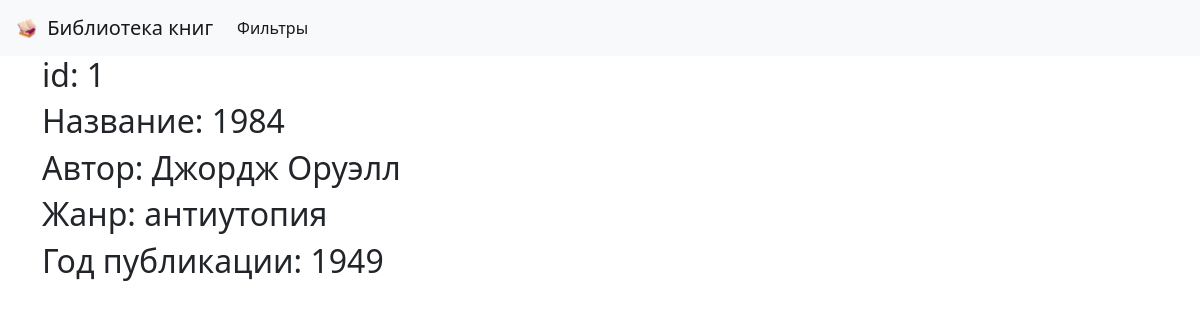
Screenshot of /book/1/ with the database file from the repository.
### book/models.py (models this page shows, shortened)
class Book(models.Model):
    class Status(models.TextChoices):
        DRAFT = 'DF', 'Черновик'
        PUBLISHED = 'PB', 'Опубликовано'
    title = models.CharField(
        verbose_name='Название',
        help_text='Название книги до 100 символов',
        max_length=100,
    )
    author = models.ForeignKey('Author', on_delete=models.PROTECT)
    year = models.DecimalField(
        verbose_name='Год издания',
        help_text='Год издания книги',
        max_digits=4,
        decimal_places=0,
        blank=False,
    )
    genre = models.CharField(
        verbose_name='Жанр',
        help_text='Жанр книги до 50 символов',
        max_length=50,
        blank=False,
    )
    cover = models.ImageField(
        upload_to='img/covers',
        default='/img/covers/no_photo.webp',
        verbose_name='Обложка',
    )
    publish = models.DateTimeField(
        verbose_name='Дата публикации',
        default=timezone.now,
    )
    created = models.DateTimeField(
        verbose_name='Дата создания',
        auto_now_add=True,
    )
    updated = models.DateTimeField(
        verbose_name='Дата изменения',
        auto_now=True,
    )
    status = models.CharField(
        verbose_name='Статус',
        max_length=2,
        choices=Status.choices,
        default=Status.DRAFT,
    )
    objects = models.Manager()
    published = PublishedManager()
    class Meta:
        ordering = ['id']
        verbose_name = 'книгу'
        verbose_name_plural = 'Книги'

class Author(models.Model):
    name = models.CharField(
        verbose_name='Имя',
        help_text='Максимальная длина имени 100 символов',
        max_length=100,
        db_index=True,
    )
    slug = models.SlugField(
        max_length=255,
        unique=True,
        db_index=True,
    )
    class Meta:
        verbose_name = 'автора'
        verbose_name_plural = 'Авторы'
    def __str__(self):
        return self.name

### book/views.py (the view)
# urls.py: path('book/<int:id>/', views.book, name='book'),
def book(request, id):
    try:
        book = Book.objects.get(pk=id)
        return render(request, 'book/book.html', {'book': book})
    except Book.DoesNotExist:
        return HttpResponseNotFound('<h2>Книги с id: {0} не существует в библиотеке.</h2>'.format(id))

### book/templates/book/book.html (shortened to what this page needs)
{% extends "library/base.html" %}
{% block content %}
<h2>id: {{ book.id }}</h2>
<h2>Название: {{ book.title }}</h2>
<h2>Автор: {{ book.author }}</h2>
<h2>Жанр: {{ book.genre }}</h2>
<h2>Год публикации: {{ book.year }}</h2>
{% endblock %}

### rows the page displays
Book: id "1", title "1984", author "Джордж Оруэлл", genre "антиутопия", year "1949"
